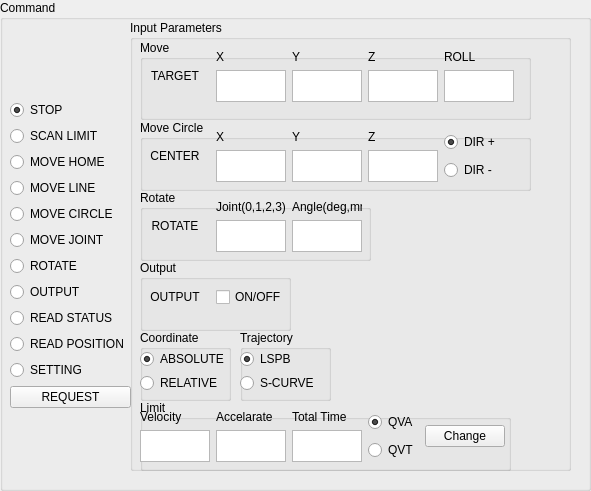
     <widget class="QGroupBox" name="groupBox_Command">
      <property name="geometry">
       <rect>
        <x>0</x>
        <y>170</y>
        <width>591</width>
        <height>491</height>
       </rect>
      </property>
      <property name="title">
       <string>Command</string>
      </property>
      <widget class="QGroupBox" name="groupBox_Input">
       <property name="geometry">
        <rect>
         <x>130</x>
         <y>20</y>
         <width>441</width>
         <height>451</height>
        </rect>
       </property>
       <property name="title">
        <string>Input Parameters</string>
       </property>
       <widget class="QGroupBox" name="groupBox_Output">
        <property name="geometry">
         <rect>
          <x>10</x>
          <y>240</y>
          <width>151</width>
          <height>71</height>
         </rect>
        </property>
        <property name="title">
         <string>Output</string>
        </property>
        <widget class="QWidget" name="layoutWidget">
         <property name="geometry">
          <rect>
           <x>0</x>
           <y>10</y>
           <width>148</width>
           <height>54</height>
          </rect>
         </property>
         <layout class="QHBoxLayout" name="horizontalLayout_2">
          <item>
           <widget class="QLabel" name="label_Output">
            <property name="sizePolicy">
             <sizepolicy hsizetype="Fixed" vsizetype="Fixed">
              <horstretch>0</horstretch>
              <verstretch>0</verstretch>
             </sizepolicy>
            </property>
            <property name="minimumSize">
             <size>
              <width>70</width>
              <height>52</height>
             </size>
            </property>
            <property name="maximumSize">
             <size>
              <width>70</width>
              <height>52</height>
             </size>
            </property>
            <property name="text">
             <string>OUTPUT</string>
            </property>
            <property name="alignment">
             <set>Qt::AlignCenter</set>
            </property>
           </widget>
          </item>
          <item>
           <widget class="QCheckBox" name="checkBox_Output">
            <property name="minimumSize">
             <size>
              <width>70</width>
              <height>52</height>
             </size>
            </property>
            <property name="maximumSize">
             <size>
              <width>70</width>
              <height>52</height>
             </size>
            </property>
            <property name="text">
             <string>ON/OFF</string>
            </property>
           </widget>
          </item>
         </layout>
        </widget>
       </widget>
       <widget class="QGroupBox" name="groupBox_Rotate">
        <property name="geometry">
         <rect>
          <x>10</x>
          <y>170</y>
          <width>231</width>
          <height>71</height>
         </rect>
        </property>
        <property name="title">
         <string>Rotate</string>
        </property>
        <widget class="QWidget" name="layoutWidget">
         <property name="geometry">
          <rect>
           <x>0</x>
           <y>10</y>
           <width>231</width>
           <height>55</height>
          </rect>
         </property>
         <layout class="QHBoxLayout" name="horizontalLayout_Rotate">
          <property name="sizeConstraint">
           <enum>QLayout::SetFixedSize</enum>
          </property>
          <item>
           <widget class="QLabel" name="label_Rotate">
            <property name="sizePolicy">
             <sizepolicy hsizetype="Fixed" vsizetype="Fixed">
              <horstretch>0</horstretch>
              <verstretch>0</verstretch>
             </sizepolicy>
            </property>
            <property name="minimumSize">
             <size>
              <width>70</width>
              <height>52</height>
             </size>
            </property>
            <property name="maximumSize">
             <size>
              <width>70</width>
              <height>52</height>
             </size>
            </property>
            <property name="text">
             <string>ROTATE</string>
            </property>
            <property name="alignment">
             <set>Qt::AlignCenter</set>
            </property>
           </widget>
          </item>
          <item>
           <layout class="QVBoxLayout" name="verticalLayout_8">
            <item>
             <widget class="QLabel" name="label_Target_Joint">
              <property name="sizePolicy">
               <sizepolicy hsizetype="Fixed" vsizetype="Fixed">
                <horstretch>0</horstretch>
                <verstretch>0</verstretch>
               </sizepolicy>
              </property>
              <property name="maximumSize">
               <size>
                <width>70</width>
                <height>20</height>
               </size>
              </property>
              <property name="text">
               <string>Joint(0,1,2,3)</string>
              </property>
             </widget>
            </item>
            <item>
             <widget class="QTextEdit" name="textEdit_Target_Joint">
              <property name="sizePolicy">
               <sizepolicy hsizetype="Fixed" vsizetype="Fixed">
                <horstretch>0</horstretch>
                <verstretch>0</verstretch>
               </sizepolicy>
              </property>
              <property name="maximumSize">
               <size>
                <width>70</width>
                <height>32</height>
               </size>
              </property>
             </widget>
            </item>
           </layout>
          </item>
          <item>
           <layout class="QVBoxLayout" name="verticalLayout_9">
            <item>
             <widget class="QLabel" name="label_Target_Angle">
              <property name="sizePolicy">
               <sizepolicy hsizetype="Fixed" vsizetype="Fixed">
                <horstretch>0</horstretch>
                <verstretch>0</verstretch>
               </sizepolicy>
              </property>
              <property name="maximumSize">
               <size>
                <width>70</width>
                <height>20</height>
               </size>
              </property>
              <property name="text">
               <string>Angle(deg,mm)</string>
              </property>
             </widget>
            </item>
            <item>
             <widget class="QTextEdit" name="textEdit_Target_Angle">
              <property name="sizePolicy">
               <sizepolicy hsizetype="Fixed" vsizetype="Fixed">
                <horstretch>0</horstretch>
                <verstretch>0</verstretch>
               </sizepolicy>
              </property>
              <property name="maximumSize">
               <size>
                <width>70</width>
                <height>32</height>
               </size>
              </property>
             </widget>
            </item>
           </layout>
          </item>
         </layout>
        </widget>
       </widget>
       <widget class="QGroupBox" name="groupBox_Circle">
        <property name="geometry">
         <rect>
          <x>10</x>
          <y>100</y>
          <width>391</width>
          <height>71</height>
         </rect>
        </property>
        <property name="title">
         <string>Move Circle</string>
        </property>
        <widget class="QWidget" name="layoutWidget_5">
         <property name="geometry">
          <rect>
           <x>0</x>
           <y>10</y>
           <width>366</width>
           <height>55</height>
          </rect>
         </property>
         <layout class="QHBoxLayout" name="horizontalLayout_Center">
          <property name="sizeConstraint">
           <enum>QLayout::SetFixedSize</enum>
          </property>
          <item>
           <widget class="QLabel" name="label_CENTER">
            <property name="sizePolicy">
             <sizepolicy hsizetype="Fixed" vsizetype="Fixed">
              <horstretch>0</horstretch>
              <verstretch>0</verstretch>
             </sizepolicy>
            </property>
            <property name="minimumSize">
             <size>
              <width>70</width>
              <height>52</height>
             </size>
            </property>
            <property name="maximumSize">
             <size>
              <width>70</width>
              <height>52</height>
             </size>
            </property>
            <property name="text">
             <string>CENTER</string>
            </property>
            <property name="alignment">
             <set>Qt::AlignCenter</set>
            </property>
           </widget>
          </item>
          <item>
           <layout class="QVBoxLayout" name="verticalLayout_19">
            <item>
             <widget class="QLabel" name="label_Center_X">
              <property name="sizePolicy">
               <sizepolicy hsizetype="Fixed" vsizetype="Fixed">
                <horstretch>0</horstretch>
                <verstretch>0</verstretch>
               </sizepolicy>
              </property>
              <property name="maximumSize">
               <size>
                <width>70</width>
                <height>20</height>
               </size>
              </property>
              <property name="text">
               <string>X</string>
              </property>
             </widget>
            </item>
            <item>
             <widget class="QTextEdit" name="textEdit_Center_X">
              <property name="sizePolicy">
               <sizepolicy hsizetype="Fixed" vsizetype="Fixed">
                <horstretch>0</horstretch>
                <verstretch>0</verstretch>
               </sizepolicy>
              </property>
              <property name="maximumSize">
               <size>
                <width>70</width>
                <height>32</height>
               </size>
              </property>
             </widget>
            </item>
           </layout>
          </item>
          <item>
           <layout class="QVBoxLayout" name="verticalLayout_20">
            <item>
             <widget class="QLabel" name="label_Center_Y">
              <property name="sizePolicy">
               <sizepolicy hsizetype="Fixed" vsizetype="Fixed">
                <horstretch>0</horstretch>
                <verstretch>0</verstretch>
               </sizepolicy>
              </property>
              <property name="maximumSize">
               <size>
                <width>70</width>
                <height>20</height>
               </size>
              </property>
              <property name="text">
               <string>Y</string>
              </property>
             </widget>
            </item>
            <item>
             <widget class="QTextEdit" name="textEdit_Center_Y">
              <property name="sizePolicy">
               <sizepolicy hsizetype="Fixed" vsizetype="Fixed">
                <horstretch>0</horstretch>
                <verstretch>0</verstretch>
               </sizepolicy>
              </property>
              <property name="maximumSize">
               <size>
                <width>70</width>
                <height>32</height>
               </size>
              </property>
             </widget>
            </item>
           </layout>
          </item>
          <item>
           <layout class="QVBoxLayout" name="verticalLayout_21">
            <item>
             <widget class="QLabel" name="label_Center_Z">
              <property name="sizePolicy">
               <sizepolicy hsizetype="Fixed" vsizetype="Fixed">
                <horstretch>0</horstretch>
                <verstretch>0</verstretch>
               </sizepolicy>
              </property>
              <property name="maximumSize">
               <size>
                <width>70</width>
                <height>20</height>
               </size>
              </property>
              <property name="text">
               <string>Z</string>
              </property>
             </widget>
            </item>
            <item>
             <widget class="QTextEdit" name="textEdit_Center_Z">
              <property name="sizePolicy">
               <sizepolicy hsizetype="Fixed" vsizetype="Fixed">
                <horstretch>0</horstretch>
                <verstretch>0</verstretch>
               </sizepolicy>
              </property>
              <property name="maximumSize">
               <size>
                <width>70</width>
                <height>32</height>
               </size>
              </property>
             </widget>
            </item>
           </layout>
          </item>
          <item>
           <layout class="QVBoxLayout" name="verticalLayout_4">
            <item>
             <widget class="QRadioButton" name="radioButton_Dir_counter">
              <property name="text">
               <string>DIR +</string>
              </property>
              <property name="checked">
               <bool>true</bool>
              </property>
             </widget>
            </item>
            <item>
             <widget class="QRadioButton" name="radioButton_Dir_noncounter">
              <property name="text">
               <string>DIR -</string>
              </property>
             </widget>
            </item>
           </layout>
          </item>
         </layout>
        </widget>
       </widget>
       <widget class="QGroupBox" name="groupBox_Move">
        <property name="geometry">
         <rect>
          <x>10</x>
          <y>20</y>
          <width>391</width>
          <height>80</height>
         </rect>
        </property>
        <property name="title">
         <string>Move</string>
        </property>
        <widget class="QWidget" name="layoutWidget">
         <property name="geometry">
          <rect>
           <x>0</x>
           <y>10</y>
           <width>384</width>
           <height>61</height>
          </rect>
         </property>
         <layout class="QHBoxLayout" name="horizontalLayout_Target">
          <property name="sizeConstraint">
           <enum>QLayout::SetFixedSize</enum>
          </property>
          <item>
           <widget class="QLabel" name="label_Target">
            <property name="sizePolicy">
             <sizepolicy hsizetype="Fixed" vsizetype="Fixed">
              <horstretch>0</horstretch>
              <verstretch>0</verstretch>
             </sizepolicy>
            </property>
            <property name="minimumSize">
             <size>
              <width>70</width>
              <height>52</height>
             </size>
            </property>
            <property name="maximumSize">
             <size>
              <width>70</width>
              <height>52</height>
             </size>
            </property>
            <property name="text">
             <string>TARGET</string>
            </property>
            <property name="alignment">
             <set>Qt::AlignCenter</set>
            </property>
           </widget>
          </item>
          <item>
           <layout class="QVBoxLayout" name="verticalLayout_5">
            <item>
             <widget class="QLabel" name="label_Target_X">
              <property name="sizePolicy">
               <sizepolicy hsizetype="Fixed" vsizetype="Fixed">
                <horstretch>0</horstretch>
                <verstretch>0</verstretch>
               </sizepolicy>
              </property>
              <property name="maximumSize">
               <size>
                <width>70</width>
                <height>20</height>
               </size>
              </property>
              <property name="text">
               <string>X</string>
              </property>
             </widget>
            </item>
            <item>
             <widget class="QTextEdit" name="textEdit_Target_X">
              <property name="sizePolicy">
               <sizepolicy hsizetype="Fixed" vsizetype="Fixed">
                <horstretch>0</horstretch>
                <verstretch>0</verstretch>
               </sizepolicy>
              </property>
              <property name="maximumSize">
               <size>
                <width>70</width>
                <height>32</height>
               </size>
              </property>
             </widget>
            </item>
           </layout>
          </item>
          <item>
           <layout class="QVBoxLayout" name="verticalLayout_6">
            <item>
             <widget class="QLabel" name="label_Target_Y">
              <property name="sizePolicy">
               <sizepolicy hsizetype="Fixed" vsizetype="Fixed">
                <horstretch>0</horstretch>
                <verstretch>0</verstretch>
               </sizepolicy>
              </property>
              <property name="maximumSize">
               <size>
                <width>70</width>
                <height>20</height>
               </size>
              </property>
              <property name="text">
               <string>Y</string>
              </property>
             </widget>
            </item>
            <item>
             <widget class="QTextEdit" name="textEdit_Target_Y">
              <property name="sizePolicy">
               <sizepolicy hsizetype="Fixed" vsizetype="Fixed">
                <horstretch>0</horstretch>
                <verstretch>0</verstretch>
               </sizepolicy>
              </property>
              <property name="maximumSize">
               <size>
                <width>70</width>
                <height>32</height>
               </size>
              </property>
             </widget>
            </item>
           </layout>
          </item>
          <item>
           <layout class="QVBoxLayout" name="verticalLayout_7">
            <item>
             <widget class="QLabel" name="label_Target_Z">
              <property name="sizePolicy">
               <sizepolicy hsizetype="Fixed" vsizetype="Fixed">
                <horstretch>0</horstretch>
                <verstretch>0</verstretch>
               </sizepolicy>
              </property>
              <property name="maximumSize">
               <size>
                <width>70</width>
                <height>20</height>
               </size>
              </property>
              <property name="text">
               <string>Z</string>
              </property>
             </widget>
            </item>
            <item>
             <widget class="QTextEdit" name="textEdit_Target_Z">
              <property name="sizePolicy">
               <sizepolicy hsizetype="Fixed" vsizetype="Fixed">
                <horstretch>0</horstretch>
                <verstretch>0</verstretch>
               </sizepolicy>
              </property>
              <property name="maximumSize">
               <size>
                <width>70</width>
                <height>32</height>
               </size>
              </property>
             </widget>
            </item>
           </layout>
          </item>
          <item>
           <layout class="QVBoxLayout" name="verticalLayout_18">
            <item>
             <widget class="QLabel" name="label_Roll">
              <property name="sizePolicy">
               <sizepolicy hsizetype="Fixed" vsizetype="Fixed">
                <horstretch>0</horstretch>
                <verstretch>0</verstretch>
               </sizepolicy>
              </property>
              <property name="maximumSize">
               <size>
                <width>70</width>
                <height>20</height>
               </size>
              </property>
              <property name="text">
               <string>ROLL</string>
              </property>
             </widget>
            </item>
            <item>
             <widget class="QTextEdit" name="textEdit_Target_Roll">
              <property name="sizePolicy">
               <sizepolicy hsizetype="Fixed" vsizetype="Fixed">
                <horstretch>0</horstretch>
                <verstretch>0</verstretch>
               </sizepolicy>
              </property>
              <property name="maximumSize">
               <size>
                <width>70</width>
                <height>32</height>
               </size>
              </property>
             </widget>
            </item>
           </layout>
          </item>
         </layout>
        </widget>
       </widget>
       <widget class="QGroupBox" name="groupBox_Trajectory">
        <property name="geometry">
         <rect>
          <x>110</x>
          <y>310</y>
          <width>91</width>
          <height>71</height>
         </rect>
        </property>
        <property name="title">
         <string>Trajectory</string>
        </property>
        <widget class="QWidget" name="layoutWidget">
         <property name="geometry">
          <rect>
           <x>0</x>
           <y>20</y>
           <width>84</width>
           <height>42</height>
          </rect>
         </property>
         <layout class="QVBoxLayout" name="verticalLayout_23">
          <item>
           <widget class="QRadioButton" name="radioButton_LSPB">
            <property name="text">
             <string>LSPB</string>
            </property>
            <property name="checked">
             <bool>true</bool>
            </property>
           </widget>
          </item>
          <item>
           <widget class="QRadioButton" name="radioButton_Scurve">
            <property name="text">
             <string>S-CURVE</string>
            </property>
           </widget>
          </item>
         </layout>
        </widget>
       </widget>
       <widget class="QGroupBox" name="groupBox_Coordinate">
        <property name="geometry">
         <rect>
          <x>10</x>
          <y>310</y>
          <width>91</width>
          <height>71</height>
         </rect>
        </property>
        <property name="title">
         <string>Coordinate</string>
        </property>
        <widget class="QWidget" name="layoutWidget">
         <property name="geometry">
          <rect>
           <x>0</x>
           <y>20</y>
           <width>84</width>
           <height>42</height>
          </rect>
         </property>
         <layout class="QVBoxLayout" name="verticalLayout_Coordinate">
          <item>
           <widget class="QRadioButton" name="radioButton_Absolute">
            <property name="text">
             <string>ABSOLUTE</string>
            </property>
            <property name="checked">
             <bool>true</bool>
            </property>
           </widget>
          </item>
          <item>
           <widget class="QRadioButton" name="radioButton_Relative">
            <property name="text">
             <string>RELATIVE</string>
            </property>
           </widget>
          </item>
         </layout>
        </widget>
       </widget>
       <widget class="QGroupBox" name="groupBox_Circle_2">
        <property name="geometry">
         <rect>
          <x>10</x>
          <y>380</y>
          <width>371</width>
          <height>71</height>
         </rect>
        </property>
        <property name="title">
         <string>Limit</string>
        </property>
        <widget class="QWidget" name="layoutWidget_9">
         <property name="geometry">
          <rect>
           <x>0</x>
           <y>10</y>
           <width>363</width>
           <height>55</height>
          </rect>
         </property>
         <layout class="QHBoxLayout" name="horizontalLayout_Center_4">
          <property name="sizeConstraint">
           <enum>QLayout::SetFixedSize</enum>
          </property>
          <item>
           <layout class="QVBoxLayout" name="verticalLayout_32">
            <item>
             <widget class="QLabel" name="label_Velocity">
              <property name="sizePolicy">
               <sizepolicy hsizetype="Fixed" vsizetype="Fixed">
                <horstretch>0</horstretch>
                <verstretch>0</verstretch>
               </sizepolicy>
              </property>
              <property name="maximumSize">
               <size>
                <width>70</width>
                <height>20</height>
               </size>
              </property>
              <property name="text">
               <string>Velocity</string>
              </property>
             </widget>
            </item>
            <item>
             <widget class="QTextEdit" name="textEdit_Velocity_Limit">
              <property name="sizePolicy">
               <sizepolicy hsizetype="Fixed" vsizetype="Fixed">
                <horstretch>0</horstretch>
                <verstretch>0</verstretch>
               </sizepolicy>
              </property>
              <property name="maximumSize">
               <size>
                <width>70</width>
                <height>32</height>
               </size>
              </property>
             </widget>
            </item>
           </layout>
          </item>
          <item>
           <layout class="QVBoxLayout" name="verticalLayout_33">
            <item>
             <widget class="QLabel" name="label_Accelerate">
              <property name="sizePolicy">
               <sizepolicy hsizetype="Fixed" vsizetype="Fixed">
                <horstretch>0</horstretch>
                <verstretch>0</verstretch>
               </sizepolicy>
              </property>
              <property name="maximumSize">
               <size>
                <width>70</width>
                <height>20</height>
               </size>
              </property>
              <property name="text">
               <string>Accelarate</string>
              </property>
             </widget>
            </item>
            <item>
             <widget class="QTextEdit" name="textEdit_Accelerate_Limit">
              <property name="sizePolicy">
               <sizepolicy hsizetype="Fixed" vsizetype="Fixed">
                <horstretch>0</horstretch>
                <verstretch>0</verstretch>
               </sizepolicy>
              </property>
              <property name="maximumSize">
               <size>
                <width>70</width>
                <height>32</height>
               </size>
              </property>
             </widget>
            </item>
           </layout>
          </item>
          <item>
           <layout class="QVBoxLayout" name="verticalLayout_35">
            <item>
             <widget class="QLabel" name="label_Total_Time">
              <property name="sizePolicy">
               <sizepolicy hsizetype="Fixed" vsizetype="Fixed">
                <horstretch>0</horstretch>
                <verstretch>0</verstretch>
               </sizepolicy>
              </property>
              <property name="maximumSize">
               <size>
                <width>70</width>
                <height>20</height>
               </size>
              </property>
              <property name="text">
               <string>Total Time</string>
              </property>
             </widget>
            </item>
            <item>
             <widget class="QTextEdit" name="textEdit_Time_Total">
              <property name="sizePolicy">
               <sizepolicy hsizetype="Fixed" vsizetype="Fixed">
                <horstretch>0</horstretch>
                <verstretch>0</verstretch>
               </sizepolicy>
              </property>
              <property name="maximumSize">
               <size>
                <width>70</width>
                <height>32</height>
               </size>
              </property>
             </widget>
            </item>
           </layout>
          </item>
          <item>
           <layout class="QVBoxLayout" name="verticalLayout_34">
            <item>
             <widget class="QRadioButton" name="radioButton_QVA">
              <property name="text">
               <string>QVA</string>
              </property>
              <property name="checked">
               <bool>true</bool>
              </property>
             </widget>
            </item>
            <item>
             <widget class="QRadioButton" name="radioButton_QVT">
              <property name="text">
               <string>QVT</string>
              </property>
             </widget>
            </item>
           </layout>
          </item>
          <item>
           <widget class="QPushButton" name="pushButton_Change_Limit">
            <property name="text">
             <string>Change</string>
            </property>
           </widget>
          </item>
         </layout>
        </widget>
       </widget>
      </widget>
      <widget class="QWidget" name="layoutWidget">
       <property name="geometry">
        <rect>
         <x>10</x>
         <y>100</y>
         <width>121</width>
         <height>311</height>
        </rect>
       </property>
       <layout class="QVBoxLayout" name="verticalLayout_command">
        <item>
         <widget class="QRadioButton" name="radioButton_Stop">
          <property name="text">
           <string>STOP</string>
          </property>
          <property name="checked">
           <bool>true</bool>
          </property>
         </widget>
        </item>
        <item>
         <widget class="QRadioButton" name="radioButton_Scan">
          <property name="text">
           <string>SCAN LIMIT</string>
          </property>
         </widget>
        </item>
        <item>
         <widget class="QRadioButton" name="radioButton_MoveHome">
          <property name="text">
           <string>MOVE HOME</string>
          </property>
         </widget>
        </item>
        <item>
         <widget class="QRadioButton" name="radioButton_MoveLine">
          <property name="text">
           <string>MOVE LINE</string>
          </property>
         </widget>
        </item>
        <item>
         <widget class="QRadioButton" name="radioButton_MoveCircle">
          <property name="text">
           <string>MOVE CIRCLE</string>
          </property>
         </widget>
        </item>
        <item>
         <widget class="QRadioButton" name="radioButton_MoveJoint">
          <property name="text">
           <string>MOVE JOINT</string>
          </property>
         </widget>
        </item>
        <item>
         <widget class="QRadioButton" name="radioButton_Rotate">
          <property name="text">
           <string>ROTATE</string>
          </property>
         </widget>
        </item>
        <item>
         <widget class="QRadioButton" name="radioButton_Output">
          <property name="text">
           <string>OUTPUT</string>
          </property>
         </widget>
        </item>
        <item>
         <widget class="QRadioButton" name="radioButton_ReadStatus">
          <property name="text">
           <string>READ STATUS</string>
          </property>
         </widget>
        </item>
        <item>
         <widget class="QRadioButton" name="radioButton_ReadPosition">
          <property name="text">
           <string>READ POSITION</string>
          </property>
         </widget>
        </item>
        <item>
         <widget class="QRadioButton" name="radioButton_Setting">
          <property name="text">
           <string>SETTING</string>
          </property>
         </widget>
        </item>
        <item>
         <widget class="QPushButton" name="pushButton_Request">
          <property name="text">
           <string>REQUEST</string>
          </property>
         </widget>
        </item>
       </layout>
      </widget>
     </widget>
